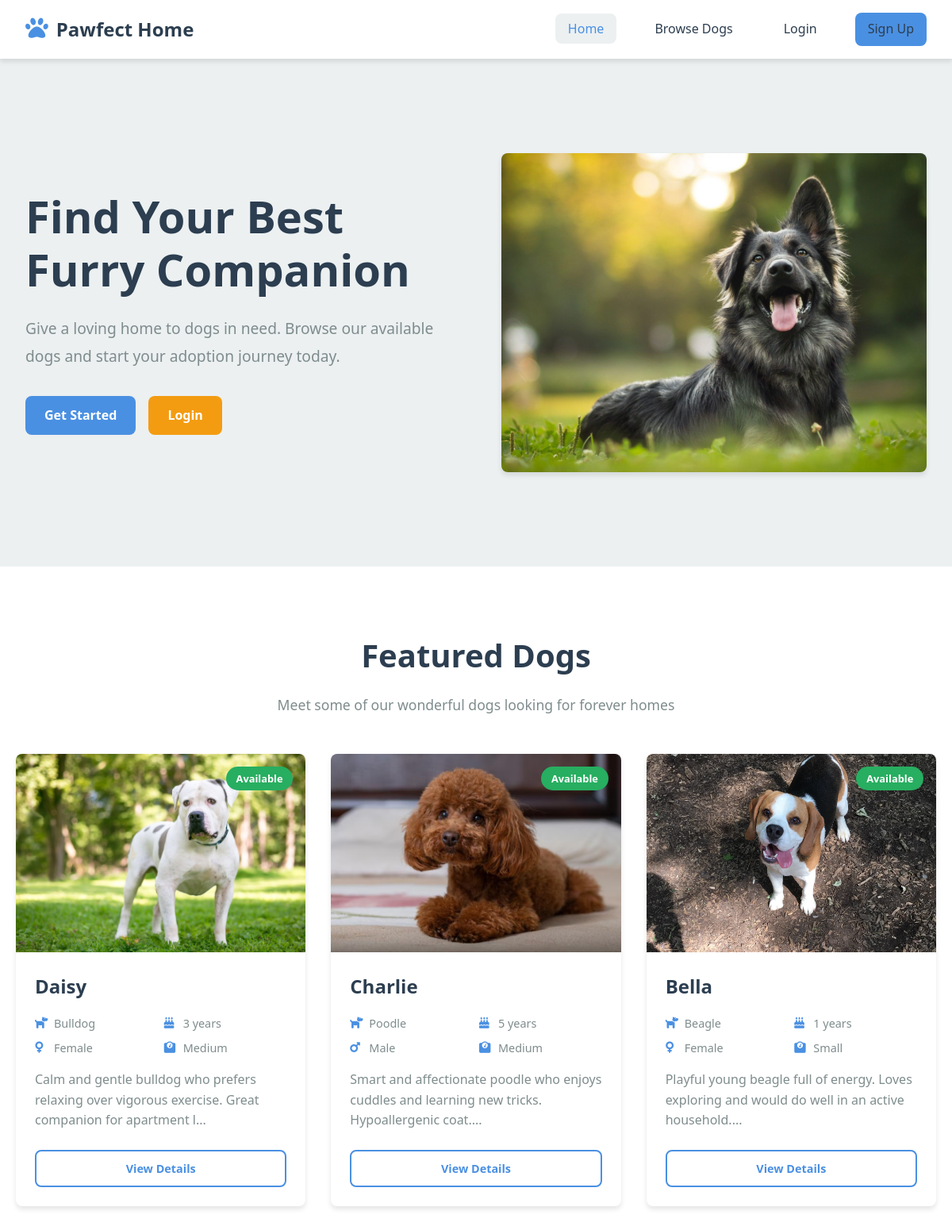
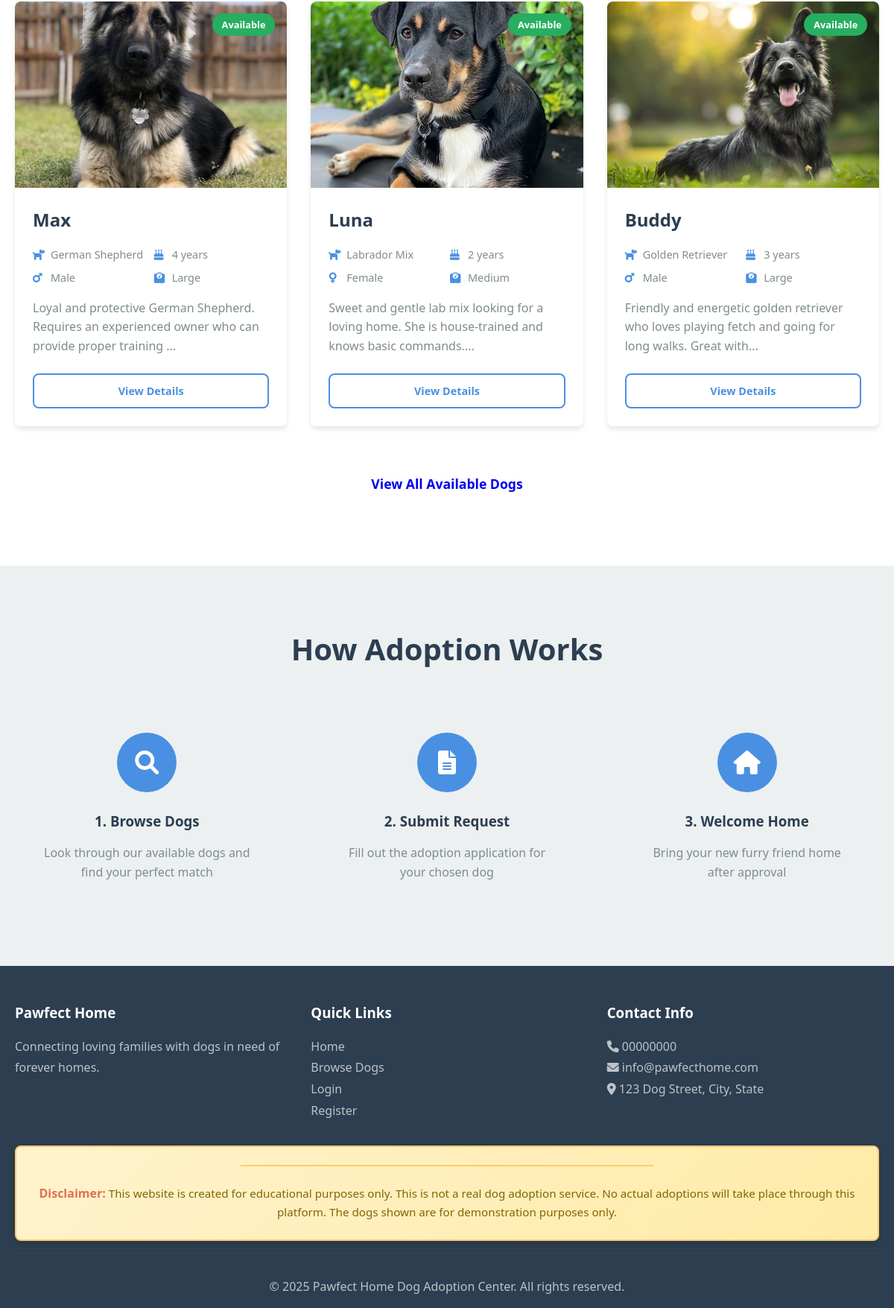
The page / on the database its author committed (2 pictures, top to bottom).
### tables this page shows
CREATE TABLE dogs (
  dog_id INT AUTO_INCREMENT PRIMARY KEY,
  name VARCHAR(50),
  breed VARCHAR(50),
  age INT,
  gender ENUM('male','female'),
  size ENUM('small','medium','large'),
  description TEXT,
  image_path VARCHAR(255),
  status ENUM('available','pending','adopted') DEFAULT 'available'
);

### includes/functions.php (called while the page is built, shortened)
<?php
function is_logged_in() {
    return isset($_SESSION['user_id']) && !empty($_SESSION['user_id']);
}
?>

### index.php (the view, shortened to what this page needs)
<?php
require_once 'includes/db.php';
require_once 'includes/functions.php';
$featured_dogs = [];
try {
    if (isset($pdo)) {
        $stmt = $pdo->prepare("
            SELECT * FROM dogs
            WHERE status = 'available'
            ORDER BY dog_id DESC
            LIMIT 6
        ");
        $stmt->execute();
        $featured_dogs = $stmt->fetchAll(PDO::FETCH_ASSOC);
    } else {
        throw new Exception("Database connection not available");
    }
} catch (Exception $e) {
    error_log("Error fetching featured dogs: " . $e->getMessage());
    $featured_dogs = [];
}
?>
<!DOCTYPE html>
<html lang="en">
<head>
    <link rel="stylesheet" href="css/styles.css">
    <link href="https://cdnjs.cloudflare.com/ajax/libs/font-awesome/6.0.0/css/all.min.css" rel="stylesheet">
</head>
<body>
    <?php include 'includes/header.php'; ?>
    <section class="hero">
        <div class="hero-content">
            <h1>Find Your Best Furry Companion</h1>
            <p>Give a loving home to dogs in need. Browse our available dogs and start your adoption journey today.</p>
            <div class="hero-buttons">
                <?php if ($is_logged_in): ?>
                    <a href="pages/dogs.php" class="btn btn-primary">Browse All Dogs</a>
                    <?php if ($user_role === 'admin'): ?>
                        <a href="admin/index.php" class="btn btn-secondary">Admin Dashboard</a>
                    <?php endif; ?>
                <?php else: ?>
                    <a href="pages/register.php" class="btn btn-primary">Get Started</a>
                    <a href="pages/login.php" class="btn btn-secondary">Login</a>
                <?php endif; ?>
            </div>
        </div>
        <div class="hero-image">
            <img src="images/hero-dog.jpg" alt="Happy Dog" onerror="this.src='images/placeholder-dog.jpg'">
        </div>
    </section>
    <section class="featured-dogs">
        <div class="container">
            <h2>Featured Dogs</h2>
            <p class="section-subtitle">Meet some of our wonderful dogs looking for forever homes</p>
            <div class="dogs-grid" id="featuredDogs">
                <?php
                if (empty($featured_dogs)):
                ?>
                    <div class="no-dogs" style="grid-column: 1 / -1; text-align: center; padding: 3rem;">
                        <i class="fas fa-paw" style="font-size: 3rem; color: #ccc; margin-bottom: 1rem;"></i>
                        <p style="color: #666; margin-bottom: 1.5rem;">No dogs available at the moment. Please check back later.</p>
                        <?php if (is_admin()): ?>
                            <a href="admin/add_dog.php" class="btn btn-primary">Add First Dog</a>
                        <?php else: ?>
                            <a href="pages/dogs.php" class="btn btn-primary">Browse All Dogs</a>
                        <?php endif; ?>
                    </div>
                <?php else: ?>
                    <?php foreach ($featured_dogs as $dog): ?>
                        <div class="dog-card">
                            <div class="dog-image">
                                <img src="<?php echo htmlspecialchars($dog['image_path'] ?? 'images/placeholder-dog.jpg'); ?>"
                                     alt="<?php echo htmlspecialchars($dog['name']); ?>"
                                     onerror="this.src='images/placeholder-dog.jpg'">
                                <span class="dog-status <?php echo htmlspecialchars($dog['status']); ?>">
                                    <?php echo ucfirst(htmlspecialchars($dog['status'])); ?>
                                </span>
                            </div>
                            <div class="dog-info">
                                <h3><?php echo htmlspecialchars($dog['name']); ?></h3>
                                <div class="dog-details">
                                    <span class="breed"><i class="fas fa-dog"></i> <?php echo htmlspecialchars($dog['breed']); ?></span>
                                    <span class="age"><i class="fas fa-birthday-cake"></i> <?php echo htmlspecialchars($dog['age']); ?> years</span>
                                    <span class="gender"><i class="fas <?php echo $dog['gender'] === 'male' ? 'fa-mars' : 'fa-venus'; ?>"></i> <?php echo ucfirst(htmlspecialchars($dog['gender'])); ?></span>
                                    <span class="size"><i class="fas fa-weight"></i> <?php echo ucfirst(htmlspecialchars($dog['size'])); ?></span>
                                </div>
                                <p class="dog-description"><?php echo htmlspecialchars(substr($dog['description'] ?? 'Loving companion looking for a home', 0, 100)) . '...'; ?></p>
                                <div class="dog-actions">
                                    <a href="pages/dog_details.php?id=<?php echo $dog['dog_id']; ?>" class="btn btn-outline">View Details</a>
                                </div>
                            </div>
                        </div>
                    <?php endforeach; ?>
                <?php endif; ?>
            </div>
            <?php if (!empty($featured_dogs)): ?>
                <div class="view-all">
                    <a href="pages/dogs.php" class="btn btn-large">View All Available Dogs</a>
                </div>
            <?php endif; ?>
        </div>
    </section>
    <section class="how-it-works">
        <div class="container">
            <h2>How Adoption Works</h2>
            <div class="steps">
                <div class="step">
                    <div class="step-icon">
                        <i class="fas fa-search"></i>
                    </div>
                    <h3>1. Browse Dogs</h3>
                    <p>Look through our available dogs and find your perfect match</p>
                </div>
                <div class="step">
                    <div class="step-icon">
                        <i class="fas fa-file-alt"></i>
                    </div>
                    <h3>2. Submit Request</h3>
                    <p>Fill out the adoption application for your chosen dog</p>
                </div>
                <div class="step">
                    <div class="step-icon">
                        <i class="fas fa-home"></i>
                    </div>
                    <h3>3. Welcome Home</h3>
                    <p>Bring your new furry friend home after approval</p>
                </div>
            </div>
        </div>
    </section>
    <?php include 'includes/footer.php'; ?>
</body>
</html>

### includes/header.php (shortened to what this page needs)
<?php
$is_logged_in = is_logged_in();
$user_role = $is_logged_in ? ($_SESSION['role'] ?? null) : null;
$username = $is_logged_in ? ($_SESSION['username'] ?? null) : null;
$avatar = $is_logged_in ? ($_SESSION['avatar'] ?? null) : null;
$login_method = $is_logged_in ? ($_SESSION['login_method'] ?? 'regular') : null;
$current_file = $_SERVER['SCRIPT_FILENAME'];
$is_in_pages = (strpos($current_file, '/pages/') !== false);
$is_in_admin = (strpos($current_file, '/admin/') !== false);
if ($is_in_pages) {
    $base_path = '../';
    $pages_path = '';
} elseif ($is_in_admin) {
    $base_path = '../';
    $pages_path = '../pages/';
} else {
    $base_path = '';
    $pages_path = 'pages/';
}
?>
<header>
    <nav>
        <a href="<?php echo $base_path; ?>index.php" class="logo">
            <i class="fas fa-paw"></i>
            <span>Pawfect Home</span>
        </a>
        <ul class="nav-links">
            <li><a href="<?php echo $base_path; ?>index.php" class="<?php echo basename($_SERVER['PHP_SELF']) === 'index.php' ? 'active' : ''; ?>">Home</a></li>
            <li><a href="<?php echo $pages_path; ?>dogs.php" class="<?php echo basename($_SERVER['PHP_SELF']) === 'dogs.php' ? 'active' : ''; ?>">Browse Dogs</a></li>
            <?php if ($is_logged_in): ?>
                <?php if ($user_role === 'admin'): ?>
                    <li><a href="<?php echo $base_path; ?>admin/index.php">Admin Dashboard</a></li>
                <?php else: ?>
                    <li><a href="<?php echo $pages_path; ?>my_requests.php">My Requests</a></li>
             <li><a href="<?php echo $pages_path; ?>volunteer.php" class="<?php echo basename($_SERVER['PHP_SELF']) === 'volunteer.php' ? 'active' : ''; ?>">Volunteer</a></li>
                <?php endif; ?>
                <div class="user-menu">
                    <div class="user-info">
                        <?php if ($avatar): ?>
                            <img src="<?php echo htmlspecialchars($avatar); ?>" alt="User Avatar" class="user-avatar" style="width: 30px; height: 30px; border-radius: 50%; margin-right: 8px;">
                        <?php else: ?>
                            <i class="fas fa-user"></i>
                        <?php endif; ?>
                        <span><?php echo $username ? htmlspecialchars($username) : 'User'; ?></span>
                        <?php if ($login_method === 'firebase'): ?>
                            <span class="login-badge" style="background: #4285f4; color: white; padding: 2px 6px; border-radius: 3px; font-size: 0.7rem; margin-left: 5px;">Google</span>
                        <?php endif; ?>
                        <span class="user-role <?php echo $user_role; ?>">
                            <?php echo $user_role ? ucfirst($user_role) : 'Member'; ?>
                        </span>
                    </div>
                    <a href="<?php echo $pages_path; ?>logout.php" class="btn btn-outline">Logout</a>
                </div>
            <?php else: ?>
                <li><a href="<?php echo $pages_path; ?>login.php">Login</a></li>
                <li><a href="<?php echo $pages_path; ?>register.php" class="btn btn-primary">Sign Up</a></li>
            <?php endif; ?>
        </ul>
    </nav>
</header>

### includes/footer.php (shortened to what this page needs)
<footer>
    <div class="container">
        <div class="footer-content">
            <div class="footer-section">
                <h3>Pawfect Home</h3>
                <p>Connecting loving families with dogs in need of forever homes.</p>
            </div>
            <div class="footer-section">
                <h3>Quick Links</h3>
                <a href="./">Home</a><br>
                <a href="../pages/dogs.php">Browse Dogs</a><br>
                <a href="../pages/login.php">Login</a><br>
                <a href="../pages/register.php">Register</a>
            </div>
            <div class="footer-section">
                <h3>Contact Info</h3>
                <p><i class="fas fa-phone"></i> 00000000</p>
                <p><i class="fas fa-envelope"></i> info@pawfecthome.com</p>
                <p><i class="fas fa-map-marker-alt"></i> 123 Dog Street, City, State</p>
            </div>
        </div>
        <div class="disclaimer">
            <hr>
            <p><strong>Disclaimer:</strong> This website is created for educational purposes only.
            This is not a real dog adoption service. No actual adoptions will take place through this platform.
            The dogs shown are for demonstration purposes only.</p>
        </div>
        <div class="footer-bottom">
            <p>&copy; 2025 Pawfect Home Dog Adoption Center. All rights reserved.</p>
        </div>
    </div>
</footer>

### rows shown on the page
dogs: image_path (picture), status "Available", name "Daisy", breed "Bulldog", age "3", gender "Female", size "Medium", description "Calm and gentle bulldog who prefers relaxing over vigorous exercise. Great companion for apartment l"
dogs: image_path (picture), status "Available", name "Charlie", breed "Poodle", age "5", gender "Male", size "Medium", description "Smart and affectionate poodle who enjoys cuddles and learning new tricks. Hypoallergenic coat."
dogs: image_path (picture), status "Available", name "Bella", breed "Beagle", age "1", gender "Female", size "Small", description "Playful young beagle full of energy. Loves exploring and would do well in an active household."
dogs: image_path (picture), status "Available", name "Max", breed "German Shepherd", age "4", gender "Male", size "Large", description "Loyal and protective German Shepherd. Requires an experienced owner who can provide proper training"
dogs: image_path (picture), status "Available", name "Luna", breed "Labrador Mix", age "2", gender "Female", size "Medium", description "Sweet and gentle lab mix looking for a loving home. She is house-trained and knows basic commands."
dogs: shows a picture, status "Available", name "Buddy", breed "Golden Retriever", age "3", gender "Male", size "Large", description "Friendly and energetic golden retriever who loves playing fetch and going for long walks. Great with"
